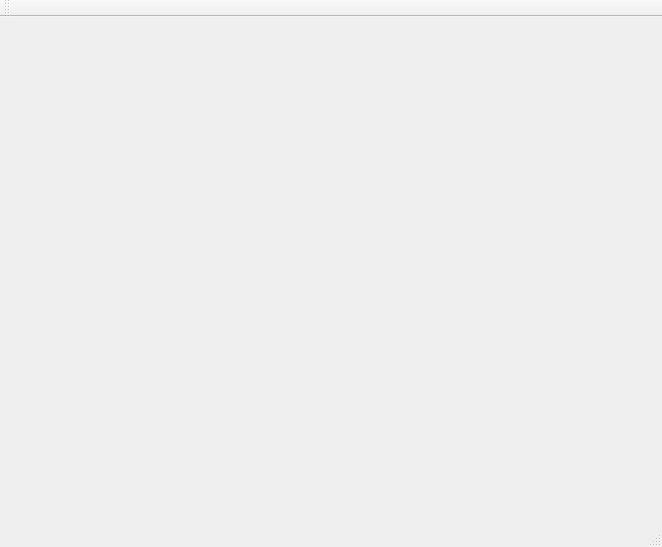
<?xml version="1.0" encoding="UTF-8"?>
<ui version="4.0">
 <class>MainWindow</class>
 <widget class="QMainWindow" name="MainWindow">
  <property name="geometry">
   <rect>
    <x>0</x>
    <y>0</y>
    <width>648</width>
    <height>547</height>
   </rect>
  </property>
  <property name="windowTitle">
   <string>MainWindow</string>
  </property>
  <widget class="QWidget" name="centralWidget">
   <layout class="QVBoxLayout" name="verticalLayout">
    <item>
     <widget class="ScreenManager" name="widget_1" native="true">
      <property name="sizePolicy">
       <sizepolicy hsizetype="Fixed" vsizetype="Fixed">
        <horstretch>0</horstretch>
        <verstretch>0</verstretch>
       </sizepolicy>
      </property>
      <property name="minimumSize">
       <size>
        <width>640</width>
        <height>480</height>
       </size>
      </property>
      <property name="mouseTracking">
       <bool>false</bool>
      </property>
      <property name="focusPolicy">
       <enum>Qt::StrongFocus</enum>
      </property>
      <property name="styleSheet">
       <string notr="true"/>
      </property>
     </widget>
    </item>
   </layout>
  </widget>
  <widget class="QMenuBar" name="menuBar">
   <property name="geometry">
    <rect>
     <x>0</x>
     <y>0</y>
     <width>648</width>
     <height>24</height>
    </rect>
   </property>
  </widget>
  <widget class="QToolBar" name="mainToolBar">
   <attribute name="toolBarArea">
    <enum>TopToolBarArea</enum>
   </attribute>
   <attribute name="toolBarBreak">
    <bool>false</bool>
   </attribute>
  </widget>
  <widget class="QStatusBar" name="statusBar"/>
 </widget>
 <layoutdefault spacing="6" margin="11"/>
 <customwidgets>
  <customwidget>
   <class>ScreenManager</class>
   <extends>QWidget</extends>
   <header>screenmanager.h</header>
   <container>1</container>
  </customwidget>
 </customwidgets>
 <resources/>
 <connections/>
</ui>
